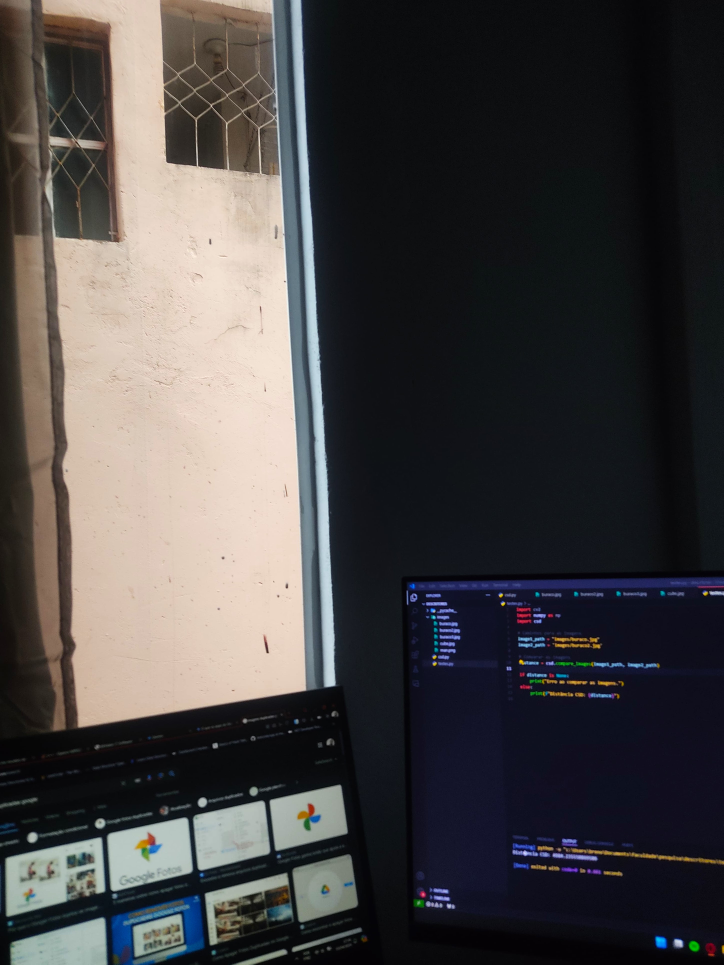
#> input picture classes/images/1-alterada.jpeg, 2894 x 3859 px (shown at 1/4 size)
$ python -i cld.py   (imports and definitions only)
#> lines starting #> are read from the running program, lines starting #| are printed output that depends on the picture
import cv2
import numpy as np
from scipy.fftpack import dct


class CLD:
    def __init__(self, num_y_coeffs=6, num_cb_coeffs=3, num_cr_coeffs=3):
        """

        :param num_y_coeffs: Number of Y channel Discrete Cosine Transform coefficients to keep.
        :param num_cb_coeffs: Number of Cb channel Discrete Cosine Transform coefficients to keep.
        :param num_cr_coeffs: Number of Cr channel Discrete Cosine Transform coefficients to keep.
        """
        self.num_y_coeffs = num_y_coeffs
        self.num_cb_coeffs = num_cb_coeffs
        self.num_cr_coeffs = num_cr_coeffs

    def extract_features(self, image):
        """
        Extract the Color Layout Descriptor (CLD) features from an image.
        :param image: The image from which to extract the features.
        :return: A list of the extracted features.
        :rtype: numpy.array
        """
        # Convert the image from RGB to YCbCr
        ycbcr_image = cv2.cvtColor(image, cv2.COLOR_BGR2YCrCb)

        # Split the image into Y, Cb, and Cr channels
        y_channel, cb_channel, cr_channel = cv2.split(ycbcr_image)

        # Resize the channels to 8x8
        y_channel_resized = cv2.resize(y_channel, (8, 8))
        cb_channel_resized = cv2.resize(cb_channel, (8, 8))
        cr_channel_resized = cv2.resize(cr_channel, (8, 8))

        # Apply DCT to each channel
        y_dct = dct(dct(y_channel_resized.T, norm='ortho').T, norm='ortho')
        cb_dct = dct(dct(cb_channel_resized.T, norm='ortho').T, norm='ortho')
        cr_dct = dct(dct(cr_channel_resized.T, norm='ortho').T, norm='ortho')

        # Collect the DCT coefficients
        y_coeffs = self._collect_coeffs(y_dct, self.num_y_coeffs)
        cb_coeffs = self._collect_coeffs(cb_dct, self.num_cb_coeffs)
        cr_coeffs = self._collect_coeffs(cr_dct, self.num_cr_coeffs)

        # Normalize the coefficients
        y_coeffs = y_coeffs / np.linalg.norm(y_coeffs)
        cb_coeffs = cb_coeffs / np.linalg.norm(cb_coeffs)
        cr_coeffs = cr_coeffs / np.linalg.norm(cr_coeffs)

        # Combine the coefficients into a single feature vector
        feature_vector = np.concatenate([y_coeffs, cb_coeffs, cr_coeffs])

        return feature_vector.tolist()

    def _collect_coeffs(self, dct_block, num_coeffs):
        """
        This method collects the DCT coefficients from a given DCT block.
        It follows a zigzag order to collect the coefficients, which is a common practice in image processing tasks
        when working with DCT transformed blocks. The number of coefficients to collect is determined by the 'num_coeffs' parameter.

        :param dct_block: 2D array representing the DCT transformed block from which to collect the coefficients.
        :type dct_block: numpy.ndarray

        :param num_coeffs: The number of coefficients to collect from the DCT block.
        :type num_coeffs: int

        :return: A 1D array of the collected coefficients.
        :rtype: numpy.ndarray
        """
        zigzag_order = [
            (0, 0), (0, 1), (1, 0), (2, 0), (1, 1), (0, 2), (0, 3), (1, 2),
            (2, 1), (3, 0), (4, 0), (3, 1), (2, 2), (1, 3), (0, 4), (0, 5),
            (1, 4), (2, 3), (3, 2), (4, 1), (5, 0), (6, 0), (5, 1), (4, 2),
            (3, 3), (2, 4), (1, 5), (0, 6), (0, 7), (1, 6), (2, 5), (3, 4),
            (4, 3), (5, 2), (6, 1), (7, 0), (7, 1), (6, 2), (5, 3), (4, 4),
            (3, 5), (2, 6), (1, 7), (2, 7), (3, 6), (4, 5), (5, 4), (6, 3),
            (7, 2), (7, 3), (6, 4), (5, 5), (4, 6), (3, 7), (4, 7), (5, 6),
            (6, 5), (7, 4), (7, 5), (6, 6), (5, 7), (6, 7), (7, 6), (7, 7)
        ]
        coeffs = []
        for idx in range(num_coeffs):
            x, y = zigzag_order[idx]
            coeffs.append(dct_block[x, y])
        return np.array(coeffs)

    def compare(self, feat1, feat2):
        """
        Compute the distance between two feature vectors.
        :param feat1:
        :param feat2:
        :return: distance
        :rtype: float
        """
        distance = np.linalg.norm(np.array(feat1) - np.array(feat2))
        return distance

>>> import cv2
>>> picture = cv2.imread('images/1-alterada.jpeg')
#> picture is the input picture: shape (3859, 2894, 3); mean B, G, R 68.7, 68.4, 71
>>> result = CLD().extract_features(picture)
#> in extract_features, `ycbcr_image = cv2.cvtColor(image, cv2.COLOR_BGR2YCrCb)`: ycbcr_image: shape (3859, 2894, 3); mean of channels 0, 1, 2 69.2, 129.3, 127.7
#> in extract_features, `y_channel, cb_channel, cr_channel = cv2.split(ycbcr_image)`:
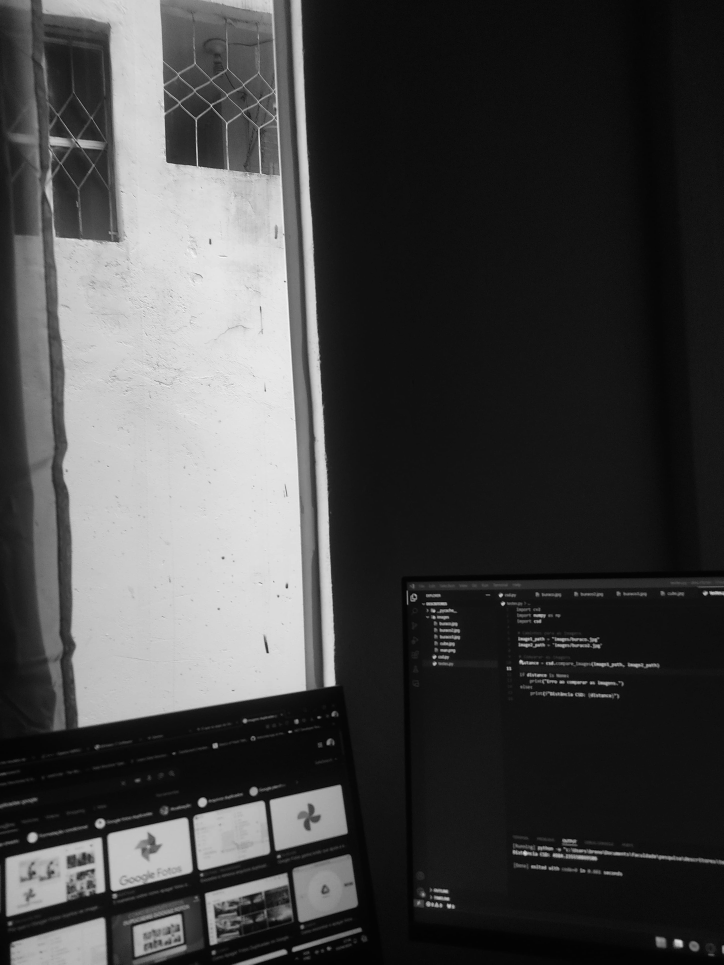
#> y_channel: shape (3859, 2894) (shown at 1/4 size); min 0, max 252, mean 69.2
#> in extract_features, `y_channel, cb_channel, cr_channel = cv2.split(ycbcr_image)`:
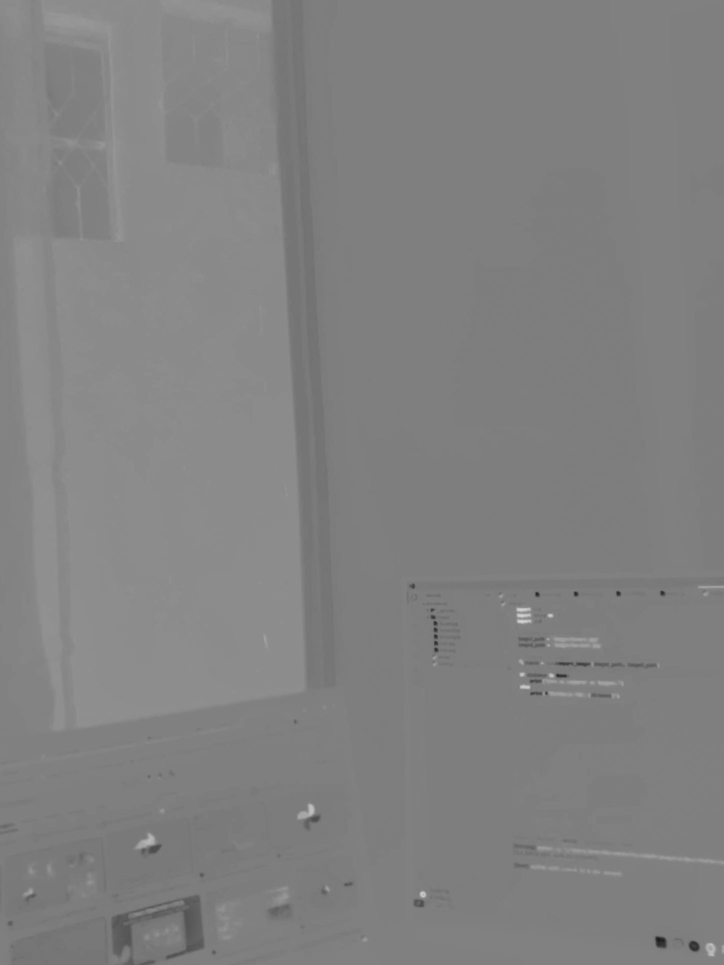
#> cb_channel: shape (3859, 2894) (shown at 1/4 size); min 25, max 214, mean 129.3
#> in extract_features, `y_channel, cb_channel, cr_channel = cv2.split(ycbcr_image)`:
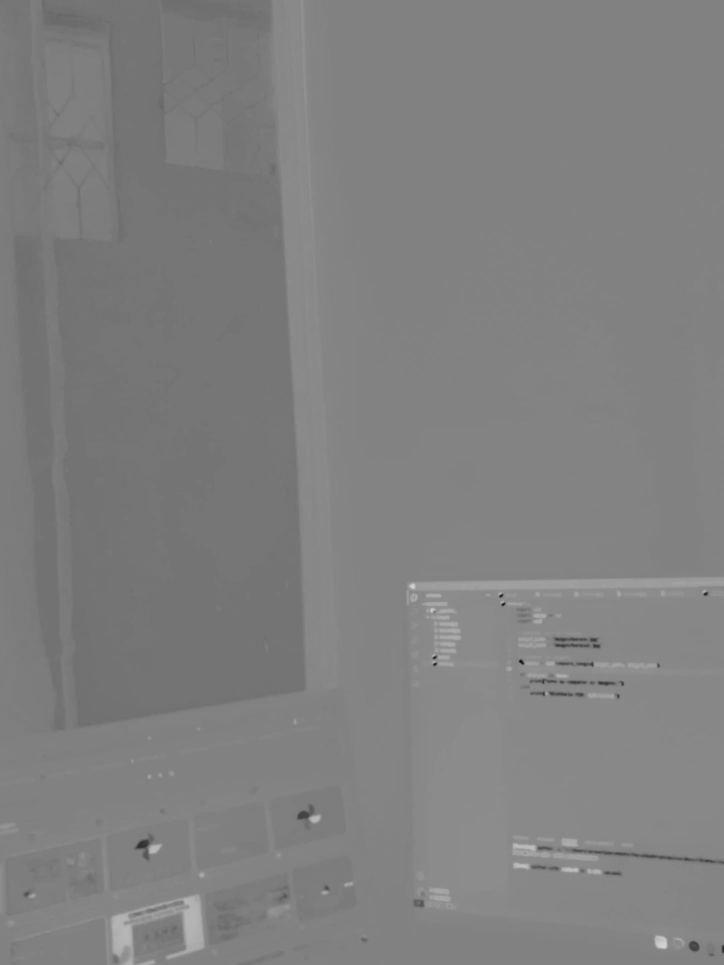
#> cr_channel: shape (3859, 2894) (shown at 1/4 size); min 15, max 213, mean 127.7
#> after the loop in _collect_coeffs, `for idx in range(num_coeffs):`: coeffs = [571.4, 408, 71.2, -128.3, 109, 29.17]
#> in extract_features, `cb_coeffs = self._collect_coeffs(cb_dct, self.num_cb_coeffs)`: cb_coeffs = [1029.1, 31.15, 12.37]
#> in extract_features, `cr_coeffs = self._collect_coeffs(cr_dct, self.num_cr_coeffs)`: cr_coeffs = [1014, -34.34, -12.41]
#> in extract_features, `y_coeffs = y_coeffs / np.linalg.norm(y_coeffs)`: y_coeffs = [0.787, 0.562, 0.0981, -0.177, 0.15, 0.0402]
#> in extract_features, `cb_coeffs = cb_coeffs / np.linalg.norm(cb_coeffs)`: cb_coeffs = [0.999, 0.0302, 0.012]
#> in extract_features, `cr_coeffs = cr_coeffs / np.linalg.norm(cr_coeffs)`: cr_coeffs = [0.999, -0.0338, -0.0122]
#> in extract_features, `feature_vector = np.concatenate([y_coeffs, cb_coeffs, cr_coeffs])`: feature_vector = [0.787, 0.562, 0.0981, -0.177, 0.15, 0.0402, 0.999, 0.0302, 0.012, 0.999, -0.0338, -0.0122]
#> result has the same summary as feature_vector in extract_features

$ run again, on classes/images/2.jpeg
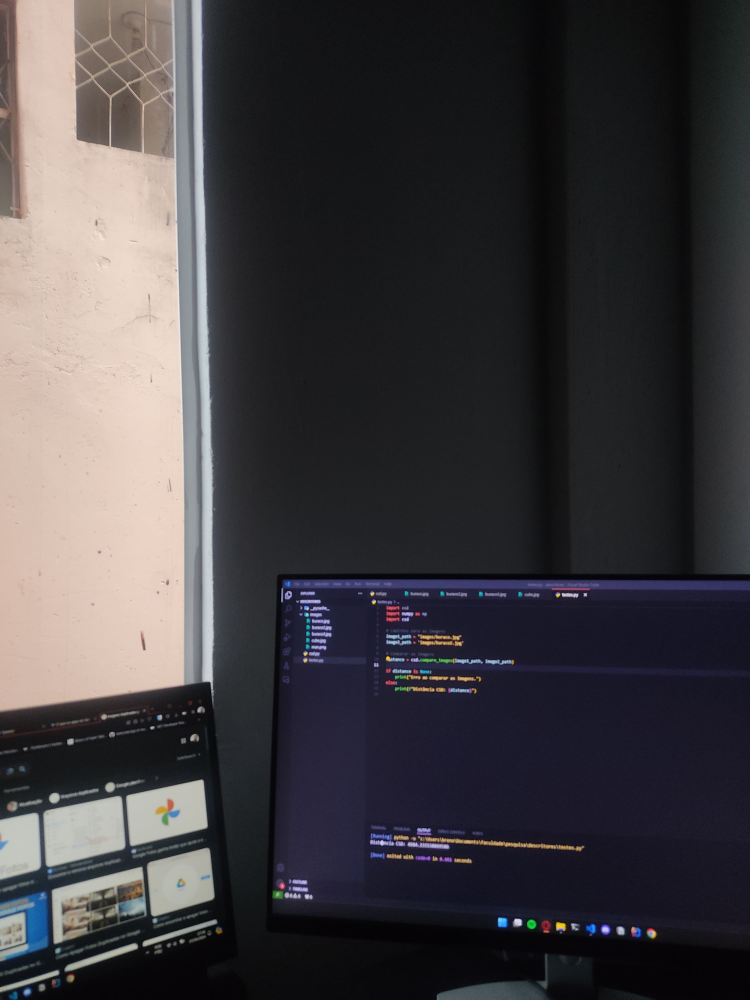
#> input picture classes/images/2.jpeg, 3000 x 4000 px (shown at 1/4 size)
#> picture is the input picture: shape (4000, 3000, 3); mean B, G, R 65.7, 62.7, 65.8
#> ycbcr_image: shape (4000, 3000, 3); mean of channels 0, 1, 2 63.9, 129.3, 129
#> in extract_features, `y_channel, cb_channel, cr_channel = cv2.split(ycbcr_image)`:
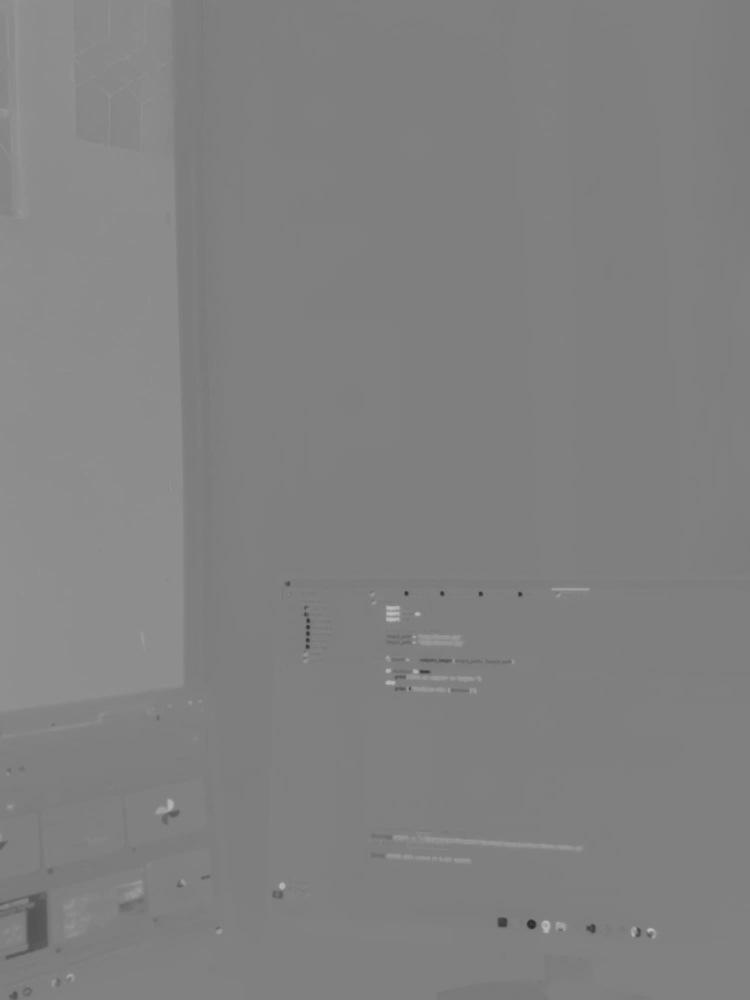
#> cb_channel: shape (4000, 3000) (shown at 1/4 size); min 40, max 197, mean 129.3
#> in extract_features, `y_channel, cb_channel, cr_channel = cv2.split(ycbcr_image)`:
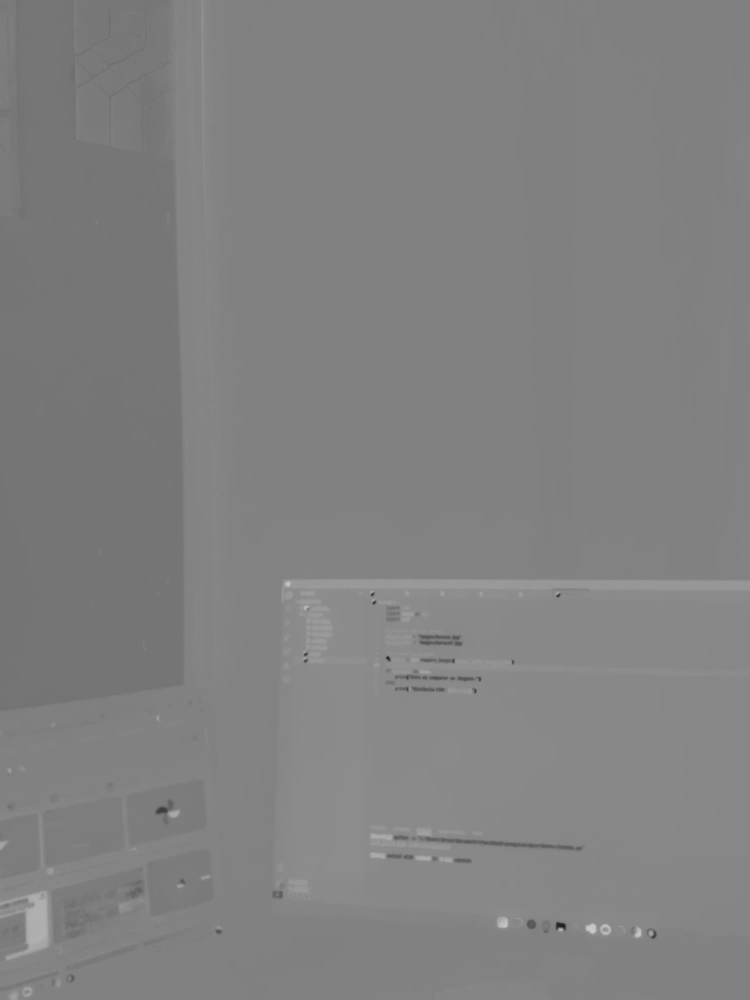
#> cr_channel: shape (4000, 3000) (shown at 1/4 size); min 20, max 205, mean 129
#> after the loop in _collect_coeffs, `for idx in range(num_coeffs):`: coeffs = [532, 395.9, 48.83, -113.9, 55, 283.3]
#> in extract_features, `cb_coeffs = self._collect_coeffs(cb_dct, self.num_cb_coeffs)`: cb_coeffs = [1035.2, 17.86, 10.12]
#> in extract_features, `cr_coeffs = self._collect_coeffs(cr_dct, self.num_cr_coeffs)`: cr_coeffs = [1026.8, -22.63, -20.17]
#> in extract_features, `y_coeffs = y_coeffs / np.linalg.norm(y_coeffs)`: y_coeffs = [0.725, 0.54, 0.0666, -0.155, 0.075, 0.386]
#> in extract_features, `cb_coeffs = cb_coeffs / np.linalg.norm(cb_coeffs)`: cb_coeffs = [1, 0.0172, 0.00977]
#> in extract_features, `cr_coeffs = cr_coeffs / np.linalg.norm(cr_coeffs)`: cr_coeffs = [1, -0.022, -0.0196]
#> feature_vector = [0.725, 0.54, 0.0666, -0.155, 0.075, 0.386, 1, 0.0172, 0.00977, 1, -0.022, -0.0196]
#> result has the same summary as feature_vector in extract_features
